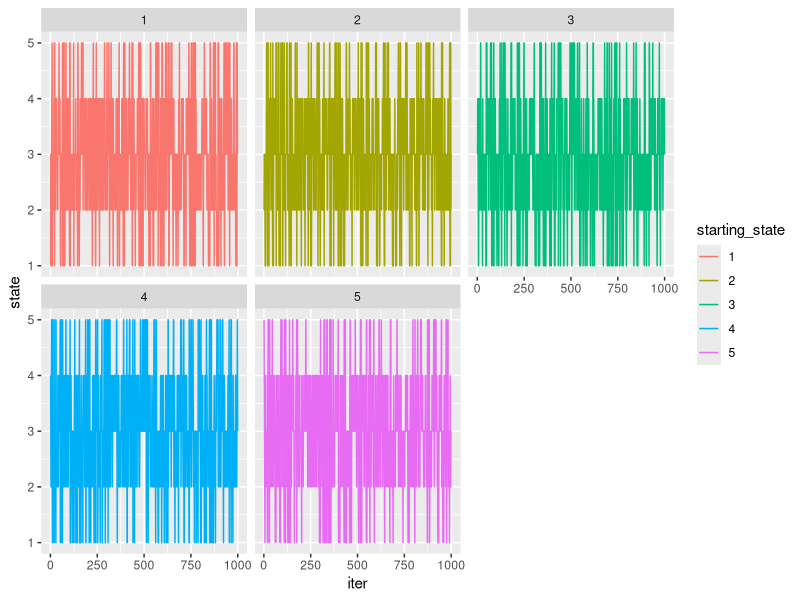
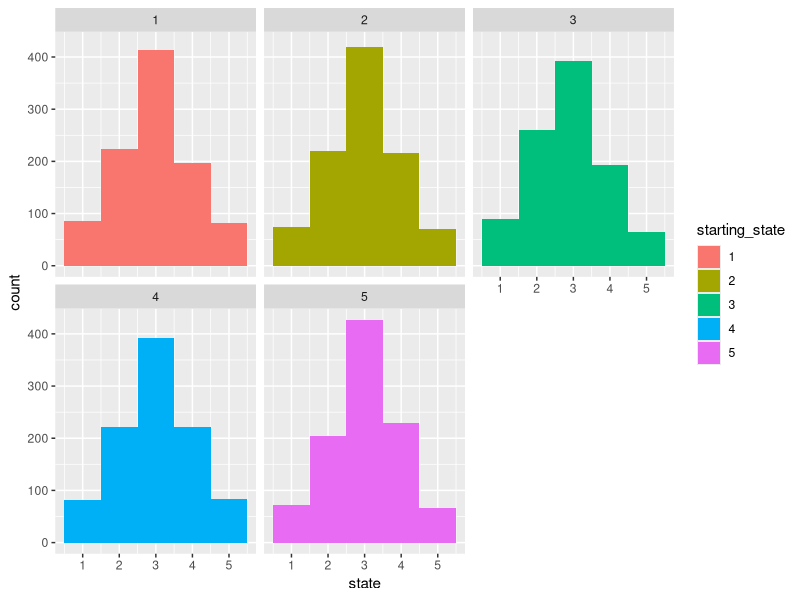
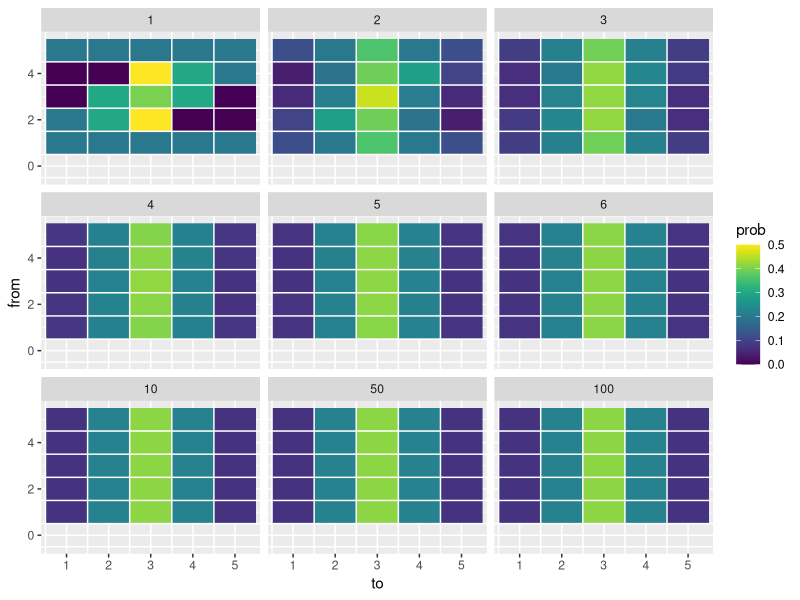

These figures' R source, in order:
## ---- chunk 1
packs <- c("tidyverse", "expm", "viridis")

# install any that are not here
install_em <- setdiff(packs, rownames(installed.packages()))
if (length(install_em) > 0) install.packages(pkgs = install_em)

# load em up
dump <- lapply(packs, function(x) library(x, character.only = TRUE))
## ---- chunk 2
P <- matrix(
  c(.2, .2, .2, .2, .2,
    .2, .3, .5, 0, 0,
    0,  .3, .4, .3, 0,
    0, 0, .5, .3, .2,
    .2, .2, .2, .2, .2),
  ncol = 5,
  byrow = TRUE
)
P
## ---- chunk 3
#' function to simulate from a transition probability matrix
#' @param P the transition probability matrix.  The states are assumed to be
#' the integers from 1 to the number of rows/columns.  Rows must sum to one.
#' @param init starting value
#' @param reps number of steps of the chain to make
sim_tpm <- function(P, init, reps) {
  stopifnot(all(near(rowSums(P), 1))) # make sure rows sum to 1
  stopifnot(init %in% 1:nrow(P)) # make sure starting point is valid
  
  ret  <- rep(NA, reps)  # to return values at the end
  
  ret[1] <- init # set first state to init
  for (i in 2:reps) {  # updated states 2...reps, each according to the previous and P
     ret[i] <- sample(x = 1:nrow(P), size = 1, prob = P[ret[i - 1], ])
  }
  
  tibble::tibble(iter = 1:reps, state = ret)
}
## ---- chunk 4
set.seed(5)  # for reproducibility
runs5 <- lapply(1:5, function(x) sim_tpm(P, x, 1000)) %>%
  bind_rows(.id = "starting_state")
# look at a few rows of that
runs5[1:20, ]
## ---- chunk 5
ggplot(runs5, aes(x = iter, y = state, colour = starting_state)) +
  geom_line() +
  facet_wrap(~ starting_state, ncol = 3)
## ---- chunk 6
ggplot(runs5, aes(x = state, fill = starting_state)) +
  geom_histogram(bins = 5) +
  facet_wrap(~ starting_state, ncol = 3)
## ---- chunk 7
# let's say v0 state is known with certainty:
v0 <- c(0, 0, 0, 1, 0)

# probs after one step
v1 <- v0 %*% P
v1

# another step
v2 <- v1 %*% P
v2
# and another
v3 <- v2 %*% P
v3
## ---- chunk 8
v3_alt <- (((v0 %*% P) %*% P) %*% P)
v3_alt
## ---- chunk 9
v3_alt2 <- v0 %*% (P %*% P %*% P)
v3_alt2
## ---- chunk 10
library(expm)

P %^% 1  # Just P itself

P %^% 2  # After two steps

P %^% 3  # After three steps

P %^% 10 # After 10 steps
## ---- chunk 11
ns <- c(1, 2, 3, 4, 5, 6, 10, 50, 100)
names(ns) <- ns

# get all the tpm values in long format
probs <- lapply(ns, function(x) {
  M <- P %^% x
  colnames(M) <- 1:5
  M %>% 
    as_tibble() %>%
    mutate(from = 1:5) %>%
    gather(key = "to", value = "prob", -from)
  }) %>%
  bind_rows(.id = "power") %>%
  mutate(power = as.integer(power))

# plot em
ggplot(probs, aes(x = to, y = from, fill = prob)) +
  geom_raster() +
  facet_wrap(~ power, ncol = 3) +
  scale_fill_viridis() +
  geom_hline(yintercept = 0:5 - 0.5, colour = "white") +
  geom_vline(xintercept = 0:5 - 0.5, colour = "white")
## ---- chunk 12
sessionInfo()
